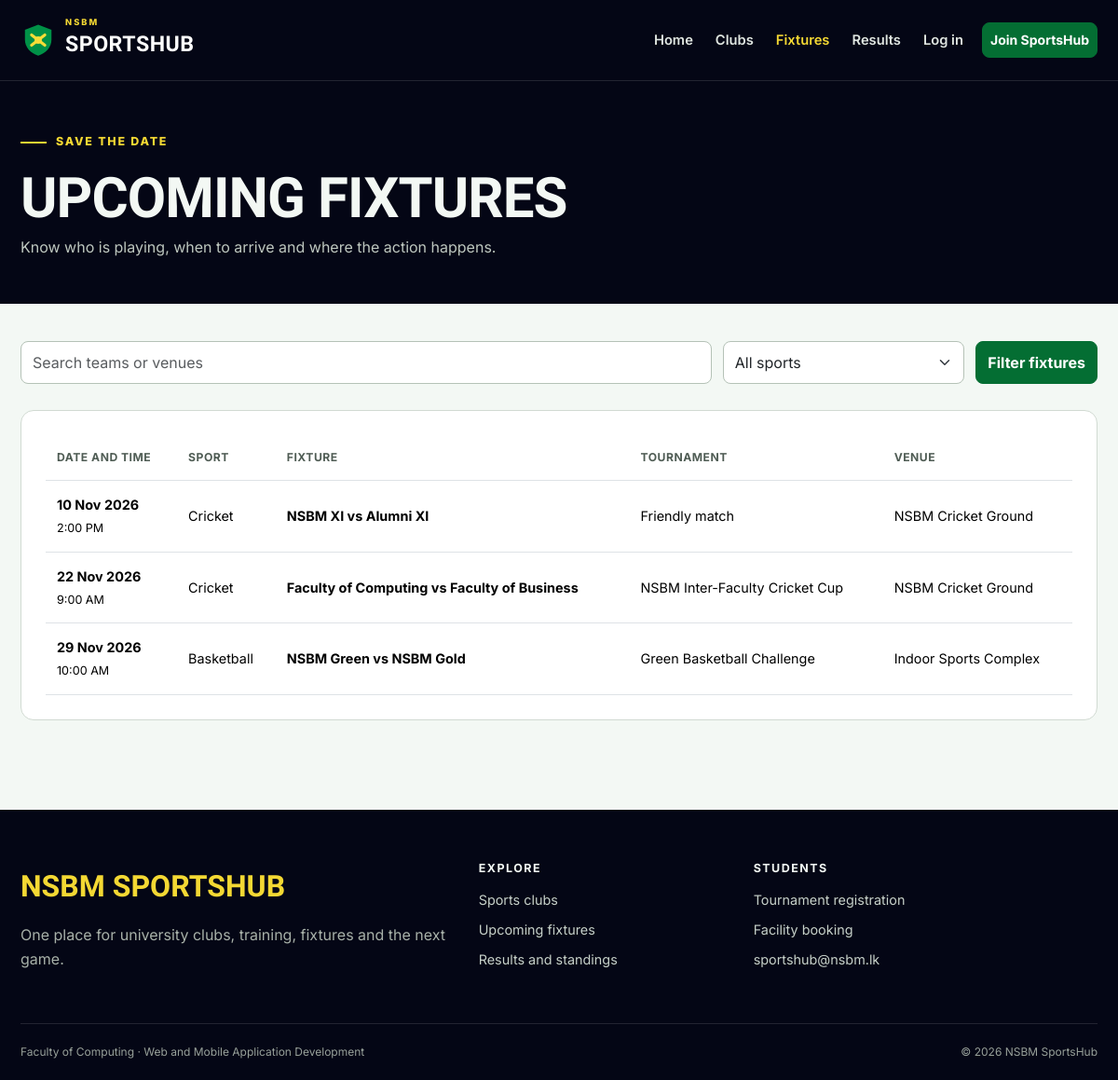
The app's page /fixtures.php with its own data.
### tables this page shows
CREATE TABLE matches (
    id INT UNSIGNED AUTO_INCREMENT PRIMARY KEY,
    tournament_id INT UNSIGNED NULL,
    sport VARCHAR(80) NOT NULL,
    home_team VARCHAR(100) NOT NULL,
    away_team VARCHAR(100) NOT NULL,
    match_datetime DATETIME NOT NULL,
    venue VARCHAR(120) NOT NULL,
    status ENUM('scheduled', 'completed', 'cancelled') NOT NULL DEFAULT 'scheduled',
    home_score SMALLINT UNSIGNED NULL,
    away_score SMALLINT UNSIGNED NULL,
    created_at TIMESTAMP DEFAULT CURRENT_TIMESTAMP,
    FOREIGN KEY (tournament_id) REFERENCES tournaments(id) ON DELETE SET NULL
);

CREATE TABLE tournaments (
    id INT UNSIGNED AUTO_INCREMENT PRIMARY KEY,
    name VARCHAR(120) NOT NULL,
    sport VARCHAR(80) NOT NULL,
    description TEXT NOT NULL,
    start_date DATE NOT NULL,
    end_date DATE NOT NULL,
    venue VARCHAR(120) NOT NULL,
    registration_deadline DATE NOT NULL,
    max_teams SMALLINT UNSIGNED NOT NULL DEFAULT 8,
    status ENUM('upcoming', 'ongoing', 'completed') NOT NULL DEFAULT 'upcoming',
    created_at TIMESTAMP DEFAULT CURRENT_TIMESTAMP
);

### includes/functions.php (called while the page is built, shortened)
<?php
function e($value)
{
    return htmlspecialchars($value ?? '', ENT_QUOTES);
}
function run_query($sql, $params = [])
{
    global $connection;
    $statement = mysqli_prepare($connection, $sql);
    if (!mysqli_stmt_execute($statement)) {
        die('SQL error: ' . mysqli_stmt_error($statement));
    }
    return $statement;
}
function fetch_all($sql, $params = [])
{
    $statement = run_query($sql, $params);
    $result = mysqli_stmt_get_result($statement);
    return mysqli_fetch_all($result, MYSQLI_ASSOC);
}
function format_date($date, $format = 'd M Y')
{
    if ($date) {
        return date($format, strtotime($date));
    }
    return 'Not set';
}
function format_time($time)
{
    if ($time) {
        return date('g:i A', strtotime($time));
    }
    return 'Not set';
}

### fixtures.php (the view, shortened to what this page needs)
<?php
$search = trim($_GET['search'] ?? '');
$conditions = ["m.status = 'scheduled'", 'm.match_datetime >= NOW()'];
$params = [];
$matches = fetch_all('SELECT m.*, t.name AS tournament_name
    FROM matches m
    LEFT JOIN tournaments t ON t.id = m.tournament_id
    WHERE ' . implode(' AND ', $conditions) . ' ORDER BY m.match_datetime', $params);
include __DIR__ . '/includes/header.php';
?>
<section class="page-hero">
    <div class="container"><span class="hero-kicker">Save the date</span>
        <h1>Upcoming fixtures</h1><p>Know who is playing, when to arrive and where the action happens.</p>
    </div>
</section>
<section class="page-content">
    <div class="container">
        <form class="filter-bar" method="get" role="search">
            <div>
                <input class="form-control" type="search" id="search" name="search" value="<?= e($search) ?>" placeholder="Search teams or venues">
            </div>
            <div>
                <select class="form-select" id="sport" name="sport">
                    <option value="">All sports</option>
                </select>
            </div><button class="btn btn-sport" type="submit">Filter fixtures</button>
        </form>
        <?php if ($matches): ?>
            <div class="content-panel">
                <div class="table-responsive">
                    <table class="table">
                        <thead>
                            <tr>
                                <th>Date and time</th>
                                <th>Sport</th>
                                <th>Fixture</th>
                                <th>Tournament</th>
                                <th>Venue</th>
                            </tr>
                        </thead>
                        <tbody>
                            <?php foreach ($matches as $match): ?>
                                <tr>
                                    <td><strong><?= format_date($match['match_datetime']) ?></strong><br><small><?= format_time($match['match_datetime']) ?></small></td>
                                    <td><?= e($match['sport']) ?></td>
                                    <td><strong><?= e($match['home_team']) ?> vs <?= e($match['away_team']) ?></strong></td>
                                    <td><?= e($match['tournament_name'] ?? 'Friendly match') ?></td>
                                    <td><?= e($match['venue']) ?></td>
                            </tr><?php endforeach; ?>
                        </tbody>
                    </table>
                </div>
        </div><?php else: ?>
            <div class="empty-state">
                <h2>No matching fixtures</h2>
                <p>Try another filter or check back after the next schedule update.</p><a class="btn btn-sport" href="<?= e(url('fixtures.php')) ?>">Clear filters</a>
        </div><?php endif; ?>
    </div>
</section>
<?php include __DIR__ . '/includes/footer.php'; ?>

### assets/css/style.css (style rules this page uses)
:root { --navy-950: #040615; --navy-900: #0d1023; --navy-800: #191d34; --green-600: #0a8842; --green-700: #046e33; --green-800: #055728; --yellow-400: #f4d833; --paper-50: #f3f8f4; --paper-100: #e7efe9; --ink-900: #122119; --ink-600: #4f5c54; --page-bg: var(--paper-50); --page-text: var(--ink-900); --muted-text: var(--ink-600); --brand: var(--green-700); --brand-hover: var(--green-800); --highlight: var(--yellow-400); --dark-surface: var(--navy-950); --line: #d1dad2; --radius-sm: 8px; --radius-md: 14px; --radius-lg: 22px; --shadow: 0 12px 32px rgba(11, 26, 18, 0.08); }
* { box-sizing: border-box; }
html { scroll-behavior: smooth; }
body { min-height: 100dvh; margin: 0; background: var(--page-bg); color: var(--page-text); font-family: "Inter", sans-serif; font-size: 16px; line-height: 1.65; }
button, a, input, select, textarea { transition: color 180ms ease-out, background-color 180ms ease-out, border-color 180ms ease-out, transform 180ms ease-out; }
h1, h2, h3, h4, .display-font { font-family: "Barlow Condensed", sans-serif; font-weight: 700; line-height: 1.05; letter-spacing: -0.015em; }
h1 { font-size: clamp(2.5rem, 6vw, 4.8rem); }
p { max-width: 72ch; }
.container { max-width: 1180px; }
.btn { min-height: 44px; display: inline-flex; align-items: center; justify-content: center; gap: 8px; font-weight: 700; border-radius: var(--radius-sm); }
.btn-sport { background: var(--brand); border-color: var(--brand); color: #fff; }
.hero-kicker, .section-kicker { display: inline-flex; align-items: center; gap: 10px; margin-bottom: 18px; color: var(--brand); font-size: 0.78rem; font-weight: 800; letter-spacing: 0.14em; text-transform: uppercase; }
.hero-kicker { color: var(--highlight); }
.hero-kicker::before, .section-kicker::before { content: ""; width: 28px; height: 2px; background: currentColor; }
.page-hero { background: var(--dark-surface); color: var(--paper-50); padding: 48px 0; }
.page-hero h1 { margin-bottom: 8px; font-size: clamp(2.6rem, 5vw, 4rem); text-transform: uppercase; }
.page-hero p { margin: 0; color: #bec7bf; }
.page-content { padding: 40px 0 72px; }
.content-panel { padding: 26px; margin-bottom: 24px; background: #fff; border: 1px solid var(--line); border-radius: var(--radius-md); }
.filter-bar { display: grid; grid-template-columns: minmax(180px, 1fr) minmax(150px, 0.35fr) auto; gap: 12px; margin-bottom: 28px; }
.form-control, .form-select { min-height: 46px; border-radius: var(--radius-sm); border-color: #b5c2b7; }
.table { margin-bottom: 0; vertical-align: middle; }
.table > :not(caption) > * > * { padding: 14px 12px; }
.table thead th { color: var(--muted-text); font-size: 0.76rem; letter-spacing: 0.04em; text-transform: uppercase; white-space: nowrap; }
.table tbody td { font-size: 0.9rem; }

### records on screen
matches: match_datetime "10 Nov 2026", match_datetime "2:00 PM", sport "Cricket", home_team "NSBM XI", away_team "Alumni XI", tournament_name "Friendly match", venue "NSBM Cricket Ground"
matches: match_datetime "22 Nov 2026", match_datetime "9:00 AM", sport "Cricket", home_team "Faculty of Computing", away_team "Faculty of Business", tournament.name "NSBM Inter-Faculty Cricket Cup", venue "NSBM Cricket Ground"
matches: match_datetime "29 Nov 2026", match_datetime "10:00 AM", sport "Basketball", home_team "NSBM Green", away_team "NSBM Gold", tournament.name "Green Basketball Challenge", venue "Indoor Sports Complex"
